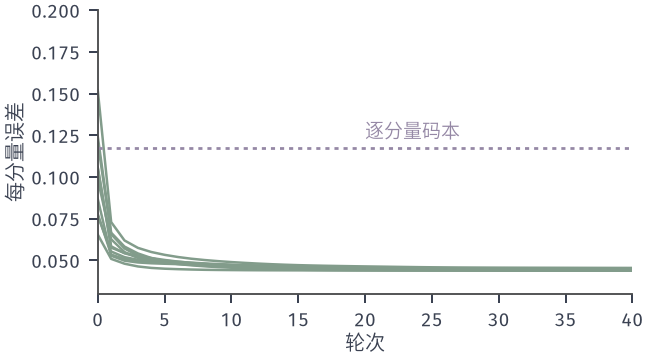

The script that drew this image:
from pathlib import Path
import sys
HERE = Path(__file__).resolve().parent
sys.path.insert(0, str(HERE.parent/'quant-common'))
from quant_fig import *
# Generalized Lloyd iteration for the correlated Gaussian pair (unit variances, correlation 0.9), N = 16, on
# n = 50000 simulated vectors (seed 1). Ten starts: codebooks drawn as 16 distinct sample vectors (seeds 11..20).
# Curves: average squared error per component on the simulated vectors after each round (green).
# Purple dotted: the product of two 4-level Lloyd-Max quantizers (exact value 0.1175).
rho = .9; A = np.linalg.cholesky(np.array([[1, rho], [rho, 1]]))
X = np.random.default_rng(1).standard_normal((50000, 2))@A.T
_, _, D4 = gauss_lloyd(4)
R = 40; finals = []
fig, ax = figure(width_mm=92, height_mm=50)
panel(fig, left=.15, right=.97, bottom=.17, top=.97)
for s in range(11, 21):
    C = X[np.random.default_rng(s).choice(len(X), 16, replace=False)].copy(); Ds = []
    for r in range(R+1):
        j, d2 = nearest(X, C); Ds.append(d2.mean()/2)
        for k in range(16):
            if (j == k).any(): C[k] = X[j == k].mean(0)
    finals.append(Ds[-1]); ax.plot(range(R+1), Ds, color=GREEN, lw=1.0)
ax.axhline(D4, color=PURPLE, lw=1.1, ls=DOT)
lab(ax, 20, D4+.006, '逐分量码本', PURPLE)
ax.set_xlim(0, R); ax.set_ylim(.03, .2); ax.set_xlabel('轮次', labelpad=1); ax.set_ylabel('每分量误差', labelpad=2)
save(fig, HERE, 'figure', {'finals': sorted(float(v) for v in finals), 'product_exact': float(D4)})
